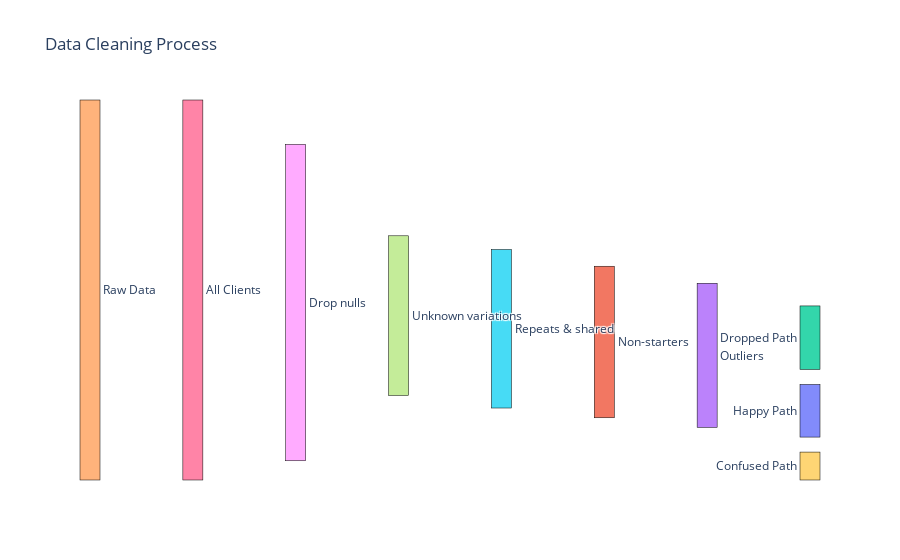

Here is the notebook cell this chart was saved with:
### Code cell
import pandas as pd
import plotly.graph_objects as go

# Create a DataFrame with the data
data = pd.DataFrame({
    'Source': ['Raw Data','All Clients', 'Drop nulls', 'Unknown variations', 'Repeats & shared', 'Non-starters', 'Outliers', 'Outliers', 'Outliers'],
    'Target': ['All Clients','Drop nulls', 'Unknown variations', 'Repeats & shared', 'Non-starters', 'Outliers', 'Happy Path', 'Confused Path', 'Dropped Path'],
    'Value': [120157, 100048, 50487, 50109, 47914, 45541, 16637, 8828, 20090]
})

# Create lists for the Sankey diagram
sources = data['Source'].tolist()
targets = data['Target'].tolist()
values = data['Value'].tolist()

# Create a list of unique labels for the nodes
all_nodes = list(set(sources + targets))
node_indices = {node: i for i, node in enumerate(all_nodes)}

# Map the source and target labels to their corresponding indices
source_indices = [node_indices[source] for source in sources]
target_indices = [node_indices[target] for target in targets]

# Create the Sankey diagram
fig = go.Figure(go.Sankey(
    node=dict(
        pad=15,
        thickness=20,
        line=dict(color="black", width=0.5),
        label=all_nodes
    ),
    link=dict(
        source=source_indices,
        target=target_indices,
        value=values
    )
))
display(cleaning)
# Update the layout and display the diagram with a transparent background
fig.update_layout(
    title_text="Data Cleaning Process",
    font_size=12,
    paper_bgcolor='rgba(0,0,0,0)',
    plot_bgcolor='rgba(0,0,0,0)'
)
fig.show()

### Figure 1 — Plotly figure (JSON) as saved in the notebook; plotly's stock layout.template omitted (floating-point values rounded to 4 significant figures)
{"data": [{"link": {"source": [4, 6, 8, 7, 5, 1, 3, 3, 3], "target": [6, 8, 7, 5, 1, 3, 0, 9, 2], "value": [120157, 100048, 50487, 50109, 47914, 45541, 16637, 8828, 20090]}, "node": {"label": ["Happy Path", "Non-starters", "Dropped Path", "Outliers", "Raw Data", "Repeats & shared", "All Clients", "Unknown variations", "Drop nulls", "Confused Path"], "line": {"color": "black", "width": 0.5}, "pad": 15, "thickness": 20}, "type": "sankey"}], "layout": {"font": {"size": 12}, "paper_bgcolor": "rgba(0,0,0,0)", "plot_bgcolor": "rgba(0,0,0,0)", "title": {"text": "Data Cleaning Process"}}}
